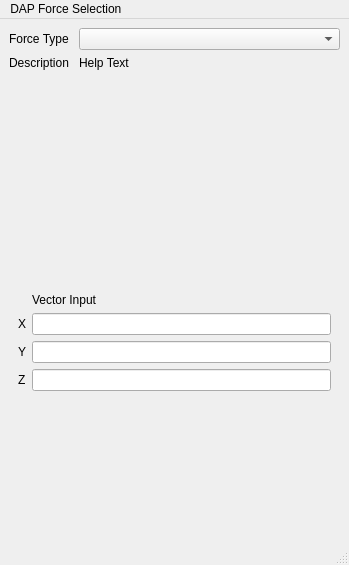
<?xml version="1.0" encoding="UTF-8"?>
<ui version="4.0">
 <class>MainWindow</class>
 <widget class="QMainWindow" name="MainWindow">
  <property name="geometry">
   <rect>
    <x>0</x>
    <y>0</y>
    <width>349</width>
    <height>565</height>
   </rect>
  </property>
  <property name="sizePolicy">
   <sizepolicy hsizetype="Expanding" vsizetype="Expanding">
    <horstretch>0</horstretch>
    <verstretch>0</verstretch>
   </sizepolicy>
  </property>
  <property name="windowTitle">
   <string>MainWindow</string>
  </property>
  <widget class="QWidget" name="centralwidget">
   <layout class="QVBoxLayout" name="verticalLayout_2">
    <item>
     <layout class="QGridLayout" name="gridLayout_4">
      <item row="0" column="0">
       <widget class="QLabel" name="forceType">
        <property name="maximumSize">
         <size>
          <width>100</width>
          <height>25</height>
         </size>
        </property>
        <property name="text">
         <string>Force Type</string>
        </property>
       </widget>
      </item>
      <item row="0" column="1">
       <widget class="QComboBox" name="forceComboBox">
        <property name="sizePolicy">
         <sizepolicy hsizetype="Expanding" vsizetype="Fixed">
          <horstretch>0</horstretch>
          <verstretch>0</verstretch>
         </sizepolicy>
        </property>
       </widget>
      </item>
      <item row="1" column="0">
       <widget class="QLabel" name="description">
        <property name="maximumSize">
         <size>
          <width>100</width>
          <height>25</height>
         </size>
        </property>
        <property name="text">
         <string>Description </string>
        </property>
       </widget>
      </item>
      <item row="1" column="1">
       <widget class="QLabel" name="descriptionhelp">
        <property name="sizePolicy">
         <sizepolicy hsizetype="Expanding" vsizetype="Preferred">
          <horstretch>0</horstretch>
          <verstretch>0</verstretch>
         </sizepolicy>
        </property>
        <property name="text">
         <string>Help Text </string>
        </property>
        <property name="wordWrap">
         <bool>true</bool>
        </property>
       </widget>
      </item>
      <item row="2" column="0" colspan="2">
       <widget class="QWidget" name="bodySelection" native="true">
        <property name="sizePolicy">
         <sizepolicy hsizetype="Preferred" vsizetype="MinimumExpanding">
          <horstretch>0</horstretch>
          <verstretch>0</verstretch>
         </sizepolicy>
        </property>
        <layout class="QVBoxLayout" name="verticalLayout"/>
       </widget>
      </item>
     </layout>
    </item>
    <item>
     <widget class="QStackedWidget" name="inputForceWidget">
      <property name="sizePolicy">
       <sizepolicy hsizetype="MinimumExpanding" vsizetype="Preferred">
        <horstretch>0</horstretch>
        <verstretch>0</verstretch>
       </sizepolicy>
      </property>
      <property name="currentIndex">
       <number>0</number>
      </property>
      <widget class="QWidget" name="gravity">
       <layout class="QFormLayout" name="formLayout_2">
        <item row="2" column="1">
         <widget class="QLabel" name="label_4">
          <property name="text">
           <string>Vector Input</string>
          </property>
         </widget>
        </item>
        <item row="3" column="0">
         <widget class="QLabel" name="label_5">
          <property name="text">
           <string>X</string>
          </property>
         </widget>
        </item>
        <item row="3" column="1">
         <widget class="Gui::InputField" name="xIn"/>
        </item>
        <item row="5" column="0">
         <widget class="QLabel" name="label_6">
          <property name="text">
           <string>Y</string>
          </property>
         </widget>
        </item>
        <item row="5" column="1">
         <widget class="Gui::InputField" name="yIn"/>
        </item>
        <item row="6" column="0">
         <widget class="QLabel" name="label_7">
          <property name="text">
           <string>Z</string>
          </property>
         </widget>
        </item>
        <item row="6" column="1">
         <widget class="Gui::InputField" name="zIn"/>
        </item>
       </layout>
      </widget>
      <widget class="QWidget" name="LinearSpring">
       <layout class="QFormLayout" name="formLayout_3">
        <item row="0" column="0">
         <widget class="QLabel" name="label">
          <property name="text">
           <string>Spring Input </string>
          </property>
         </widget>
        </item>
        <item row="1" column="0">
         <widget class="QLabel" name="label_2">
          <property name="text">
           <string>Stiffness</string>
          </property>
         </widget>
        </item>
        <item row="1" column="1">
         <widget class="Gui::InputField" name="stiffnessIn"/>
        </item>
        <item row="2" column="0">
         <widget class="QLabel" name="label_3">
          <property name="text">
           <string>Undeformed Length </string>
          </property>
         </widget>
        </item>
        <item row="2" column="1">
         <widget class="Gui::InputField" name="undefIn"/>
        </item>
       </layout>
      </widget>
      <widget class="QWidget" name="LinearSpringDamper">
       <layout class="QFormLayout" name="formLayout_4">
        <item row="0" column="0">
         <widget class="QLabel" name="label_8">
          <property name="text">
           <string>Linear Spring Damper Input</string>
          </property>
         </widget>
        </item>
        <item row="1" column="0">
         <widget class="QLabel" name="label_9">
          <property name="text">
           <string>Damping Coefficient </string>
          </property>
         </widget>
        </item>
        <item row="1" column="1">
         <widget class="Gui::InputField" name="linDampIn"/>
        </item>
       </layout>
      </widget>
      <widget class="QWidget" name="rotationalSpring">
       <layout class="QFormLayout" name="formLayout_5">
        <item row="0" column="0">
         <widget class="QLabel" name="label_10">
          <property name="text">
           <string>Rotational Spring Input </string>
          </property>
         </widget>
        </item>
        <item row="3" column="1">
         <widget class="Gui::InputField" name="rotStiffIn"/>
        </item>
        <item row="3" column="0">
         <widget class="QLabel" name="label_11">
          <property name="text">
           <string>Stiffness</string>
          </property>
         </widget>
        </item>
        <item row="4" column="0">
         <widget class="QLabel" name="label_12">
          <property name="text">
           <string>Undeformed Angle </string>
          </property>
         </widget>
        </item>
        <item row="4" column="1">
         <widget class="Gui::InputField" name="undefAngIn"/>
        </item>
       </layout>
      </widget>
      <widget class="QWidget" name="rotationalSpringDamper">
       <layout class="QFormLayout" name="formLayout_6">
        <item row="0" column="0" colspan="2">
         <widget class="QLabel" name="label_13">
          <property name="sizePolicy">
           <sizepolicy hsizetype="Preferred" vsizetype="Minimum">
            <horstretch>0</horstretch>
            <verstretch>0</verstretch>
           </sizepolicy>
          </property>
          <property name="text">
           <string>Rotational Spring Damper Input </string>
          </property>
         </widget>
        </item>
        <item row="1" column="0">
         <widget class="QLabel" name="label_14">
          <property name="text">
           <string>Damping Coefficient </string>
          </property>
         </widget>
        </item>
        <item row="1" column="1">
         <widget class="Gui::InputField" name="rotDampIn"/>
        </item>
       </layout>
      </widget>
     </widget>
    </item>
   </layout>
  </widget>
  <widget class="QMenuBar" name="menubar">
   <property name="geometry">
    <rect>
     <x>0</x>
     <y>0</y>
     <width>349</width>
     <height>32</height>
    </rect>
   </property>
   <widget class="QMenu" name="menuDAP_Force_Selection">
    <property name="title">
     <string>DAP Force Selection </string>
    </property>
   </widget>
   <addaction name="menuDAP_Force_Selection"/>
  </widget>
  <widget class="QStatusBar" name="statusbar"/>
  <action name="actionDAP_Force">
   <property name="text">
    <string>DAP Force </string>
   </property>
  </action>
 </widget>
 <customwidgets>
  <customwidget>
   <class>Gui::InputField</class>
   <extends>QLineEdit</extends>
   <header>gui_inputfield.h</header>
  </customwidget>
 </customwidgets>
 <resources/>
 <connections/>
</ui>
